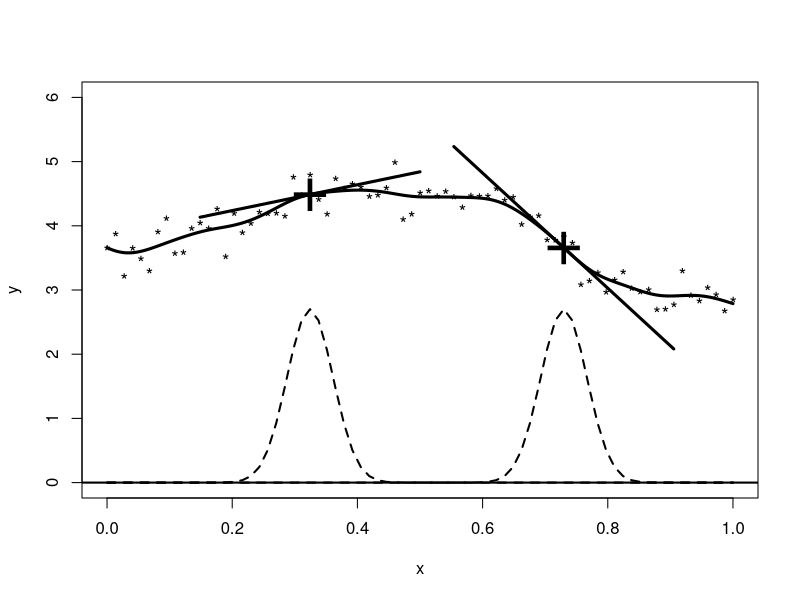

Reproduce this figure in R.
set.seed("9988")
library("KernSmooth")
scale=.25
x = seq(0,1,length=75)
true = .1*x+ sin(5* x^1.5) + 3.6
y = true + rnorm(75,sd=.2)
h = dpill(x,y)
w1 = scale*dnorm(x,mean=x[25],sd=h)
fit1 = lm(y~x,weights=w1)
w2 = scale*dnorm(x,mean=x[55],sd=h)
fit2 = lm(y~x,weights=w2)

fit3 <- locpoly(x,y, bandwidth = h)

postscript("loclin.ps",width=6,height=5)
plot(x,y,ylim=c(0,6),cex=1.15,pch="*")
lines(x,w1,lty="dashed",lwd=2)
lines(x,w2,lty="dashed",lwd=2)
lines(x[12:38],fit1$fitted[12:38],lwd=3)
lines(x[42:68],fit2$fitted[42:68],lwd=3)
points(c(x[25],x[55]),c(fit1$fit[25],fit2$fit[55]),pch="+",cex=4)
lines(fit3$x,fit3$y,lwd=3,lty=1)
abline(h=0,lwd=2)
graphics.off()
